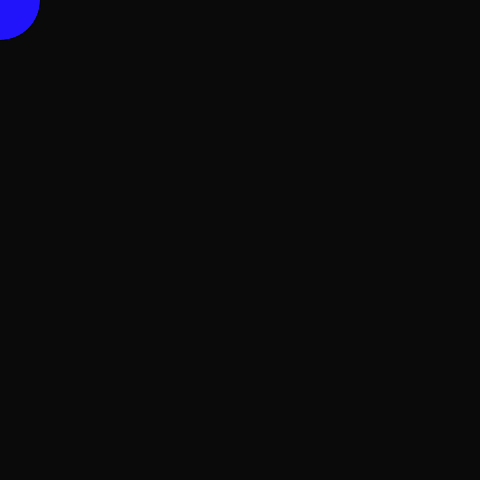
Frame 1 (no input)
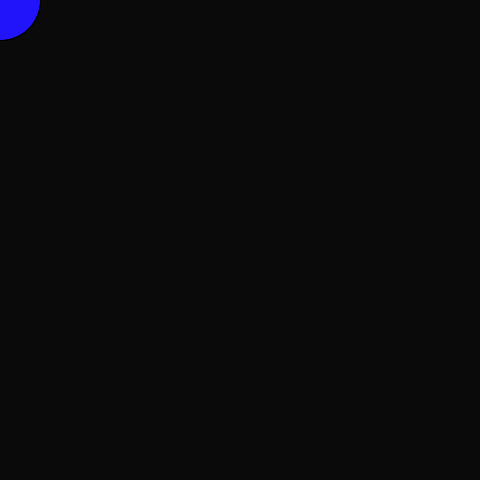
Frame 60 (the mouse pressed at the canvas centre just before this capture)
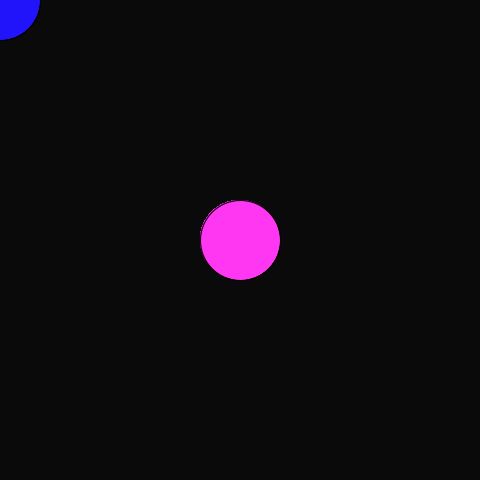
Frame 120 (the mouse held since frame 60 and released just before this capture)

The Processing sketch that drew these frames (run headless with seeded random() and noise(); from frame 60 on, the mouse is pressed at the canvas centre):

// Processing sketch: processing_143739
// ── processing_143739.pde

void setup() {
  size(480, 480 );
  background (10,10,10 );
  smooth();
}

void draw() {
  //background( 200 );

  if ( mousePressed == true ) {
      fill( 255, 54, 242 ); // viola
  }
  else {
      fill( 34,20,250 ); // blu
  }

  ellipse(mouseX, mouseY, 80, 80);
}
